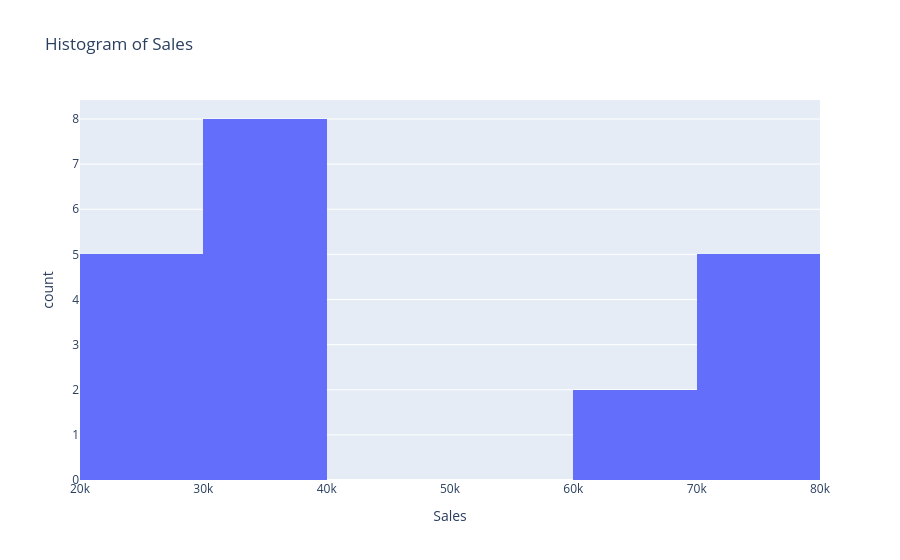

Notebook code for this chart:
### Code cell
#Histogram – Sales (10 Bins)

fig = px.histogram(
    df,
    x="Sales",
    nbins=10,
    title="Histogram of Sales"
)

fig.show()

### Figure 1 — Plotly figure (JSON) as saved in the notebook; plotly's stock layout.template omitted (floating-point values rounded to 4 significant figures)
{"data": [{"bingroup": "x", "hovertemplate": "Sales=%{x}<br>count=%{y}<extra></extra>", "legendgroup": "", "marker": {"color": "#636efa", "pattern": {"shape": ""}}, "name": "", "nbinsx": 10, "orientation": "v", "showlegend": false, "type": "histogram", "x": [65000, 30000, 25000, 70000, 32000, 27000, 68000, 35000, 26000, 72000, 33000, 28000, 75000, 34000, 29000, 76000, 36000, 30000, 78000, 37000], "xaxis": "x", "yaxis": "y"}], "layout": {"barmode": "relative", "legend": {"tracegroupgap": 0}, "title": {"text": "Histogram of Sales"}, "xaxis": {"anchor": "y", "domain": [0, 1], "title": {"text": "Sales"}}, "yaxis": {"anchor": "x", "domain": [0, 1], "title": {"text": "count"}}}}
